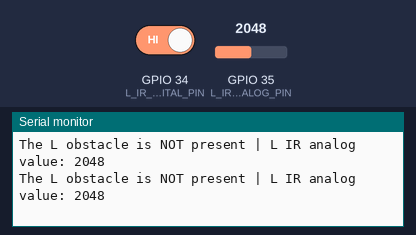
The sketch below on a simulated ESP32. Parts: the last lines printed to the serial monitor. The inputs (shaded band) are chosen by the test bench; at power-on: GPIO 34 (L_IR_DIGITAL_PIN) HIGH, GPIO 35 (L_IR_ANALOG_PIN) = 2048 (analog values on the 0–4095 scale).

Above: at 1.2 s.
1.3 s: GPIO 34 (L_IR_DIGITAL_PIN) driven LOW
At 1.31 s:
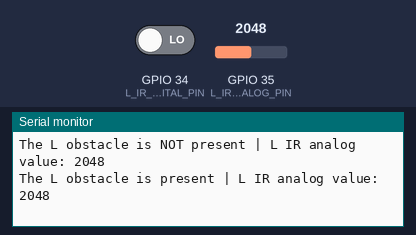
3.2 s: GPIO 35 (L_IR_ANALOG_PIN) set to 2866
At 3.22 s:
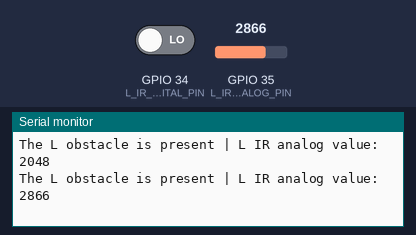
4.7 s: GPIO 35 (L_IR_ANALOG_PIN) set to 3603
At 4.73 s:
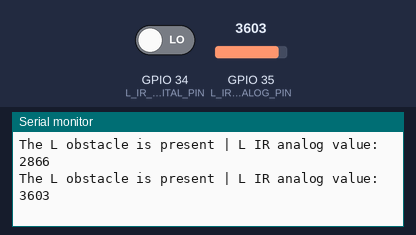
6.2 s: GPIO 34 (L_IR_DIGITAL_PIN) driven HIGH
At 6.23 s:
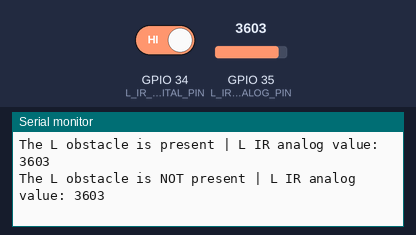
Timing chart, 0 to 8.7 s (numbered marks = the images above; inputs shaded):
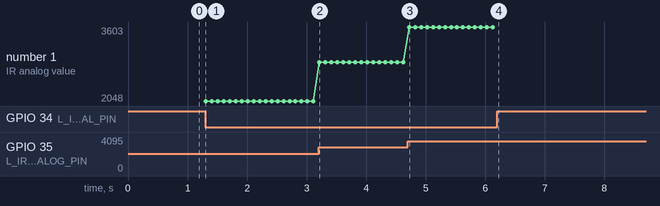

The sketch:

IR_test.ino
```cpp
/*
 * This ESP32 code is created by esp32io.com
 *
 * This ESP32 code is released in the public domain
 *
 * For more detail (instruction and wiring diagram), visit https://esp32io.com/tutorials/esp32-infrared-obstacle-avoidance-sensor
 */

 // under a 100 analog => white
 // cant detect object more than 5cm away

#define L_IR_DIGITAL_PIN 34 // ESP32 pin GPIO18 connected to OUT pin of IR obstacle avoidance sensor
#define L_IR_ANALOG_PIN 35
#define R_IR_DIGITAL_PIN 32 // ESP32 pin GPIO18 connected to OUT pin of IR obstacle avoidance sensor
#define R_IR_ANALOG_PIN 33

void setup() {
  // initialize serial communication at 9600 bits per second:
  Serial.begin(115200);

  // initialize the Arduino's pin as aninput
  pinMode(L_IR_DIGITAL_PIN, INPUT);

  analogReadResolution(12); // ESP32 default: 0 to 4095
  analogSetPinAttenuation(L_IR_ANALOG_PIN, ADC_11db);
/*
  // initialize the Arduino's pin as aninput
  pinMode(R_IR_DIGITAL_PIN, INPUT);

  analogReadResolution(12); // ESP32 default: 0 to 4095
  analogSetPinAttenuation(R_IR_ANALOG_PIN, ADC_11db);
  */
}

void loop() {
  // read the state of the the input pin:
  int L_IR_digital = digitalRead(L_IR_DIGITAL_PIN);
  if (L_IR_digital == LOW)
    Serial.print("The L obstacle is present");
  else
    Serial.print("The L obstacle is NOT present");
  int analogValue = analogRead(L_IR_ANALOG_PIN);
  Serial.print(" | L IR analog value: ");
  Serial.println(analogValue);
/*
  int R_IR_digital = digitalRead(R_IR_DIGITAL_PIN);
  if (R_IR_digital == LOW)
    Serial.print(" || The R obstacle is present");
  else
    Serial.print("The R obstacle is NOT present");

  analogValue = analogRead(R_IR_ANALOG_PIN);

  Serial.print(" | R IR analog value: ");
  Serial.println(analogValue);
*/
  delay(100);
}
```

Measured:
- after the input at 1.3 s, the serial monitor: prints a new line at once (image 1)
- after the input at 3.2 s, the serial monitor: prints a new line at once (image 2)
- after the input at 4.7 s, the serial monitor: prints a new line at once (image 3)
- after the input at 6.2 s, the serial monitor: prints a new line at once (image 4)
- plotted number 1: 2048 → 2866 after the input at 3.2 s, 2866 → 3603 after the input at 4.7 s
